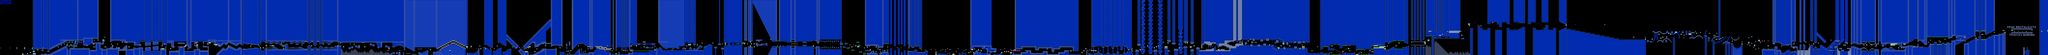

Rendered tile map (Tiled .tmx) drawn with the repository's tilesets; below, a short description and the map source with its tile grids summarised:
An orthogonal 2119x57 tile map with 16x16 px tiles, 2 tile layers (SP, ...), 2 tilesets, 2 image layers.

<map version="1.10" tiledversion="1.11.2" orientation="orthogonal" renderorder="right-down" width="2119" height="57" tilewidth="16" tileheight="16" infinite="0" nextlayerid="5" nextobjectid="1">
 <editorsettings>
  <chunksize width="16" height="27" />
  <export target="../LEVELS/LEVEL DATA/dearnostalgists.csv" format="csv" />
 </editorsettings>
 <tileset firstgid="1" name="famidash" tilewidth="16" tileheight="16" tilecount="256" columns="16">
  <image source="../../../GRAPHICS/famidash.bmp" width="256" height="256" />
 </tileset>
 <tileset firstgid="257" name="sprites" tilewidth="16" tileheight="16" tilecount="256" columns="16">
  <image source="../../../GRAPHICS/sprites.png" width="256" height="256" />
 </tileset>
 <imagelayer id="3" name="Image Layer 1" parallaxx="0.9" parallaxy="0.9" repeatx="1" repeaty="1">
  <image source="../../../GRAPHICS/Old/parallax Blue.bmp" width="144" height="72" />
 </imagelayer>
 <imagelayer id="4" name="Image Layer 2" offsetx="0" offsety="912" repeatx="1">
  <image source="../../../GRAPHICS/ground.bmp" width="64" height="128" />
 </imagelayer>
 <layer id="1" width="2119" height="57">
  <data>[120783 cells, 120783 non-empty, 104 distinct tile ids]</data>
 </layer>
 <layer id="2" name="SP" width="2119" height="57">
  <data>[120783 cells, 712 non-empty, 92 distinct tile ids]</data>
 </layer>
</map>
